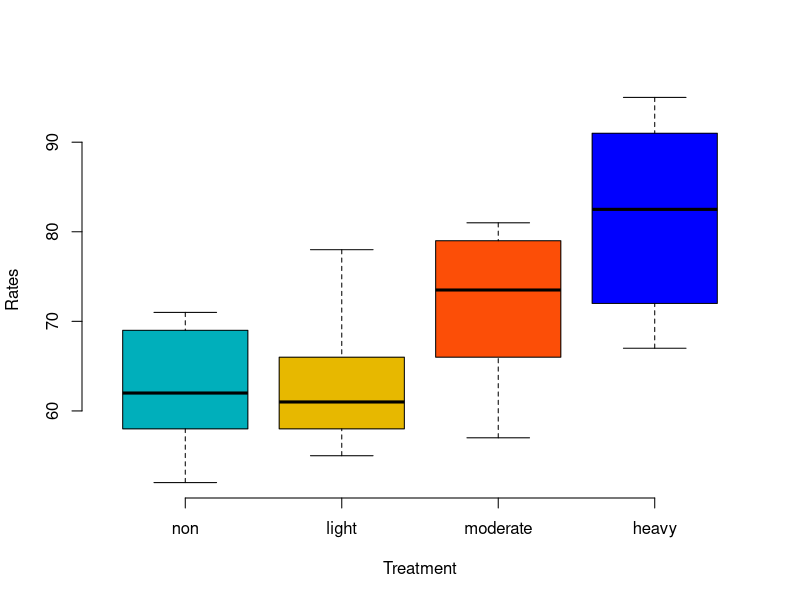
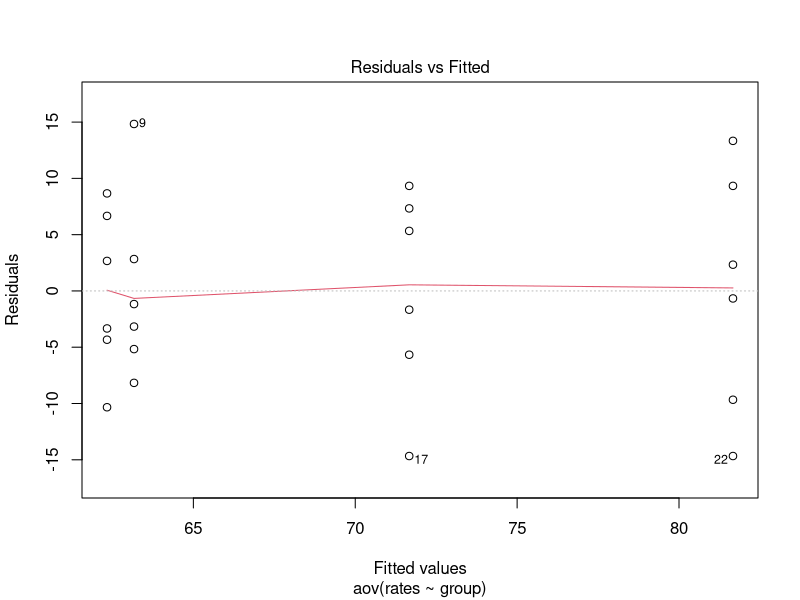
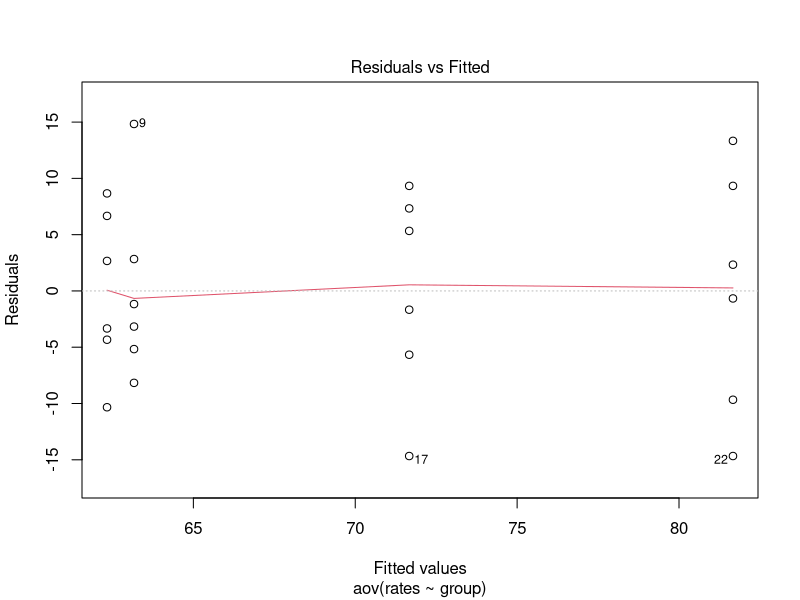
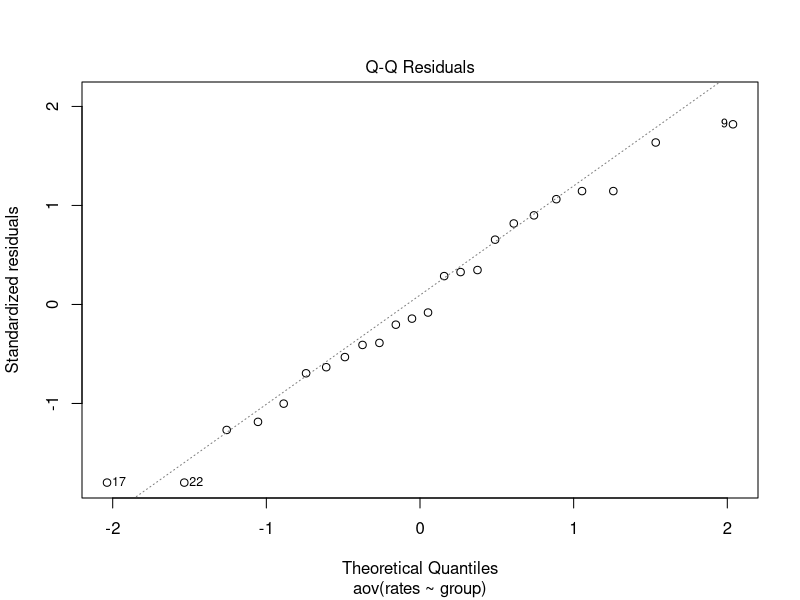
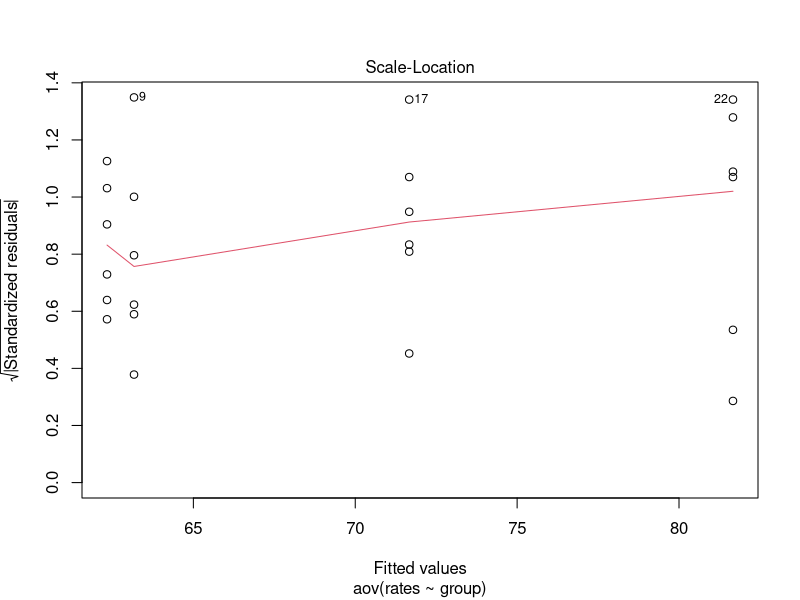
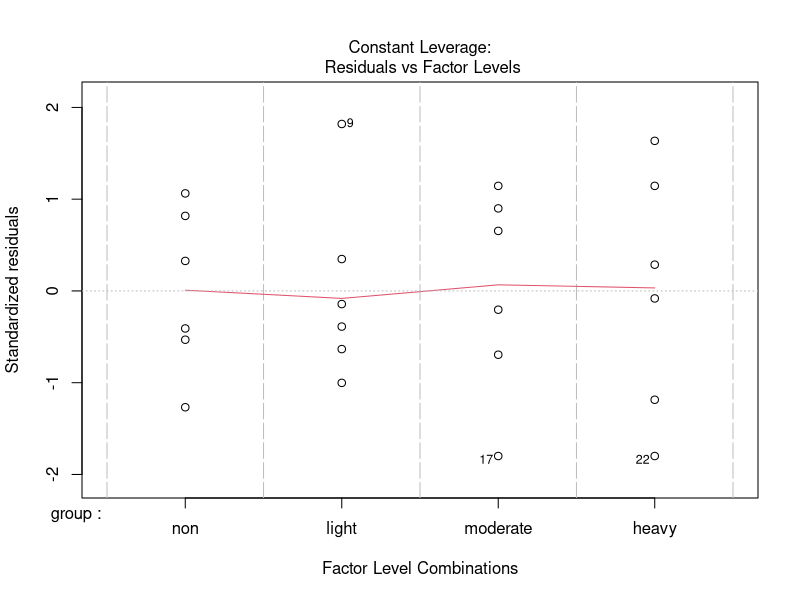
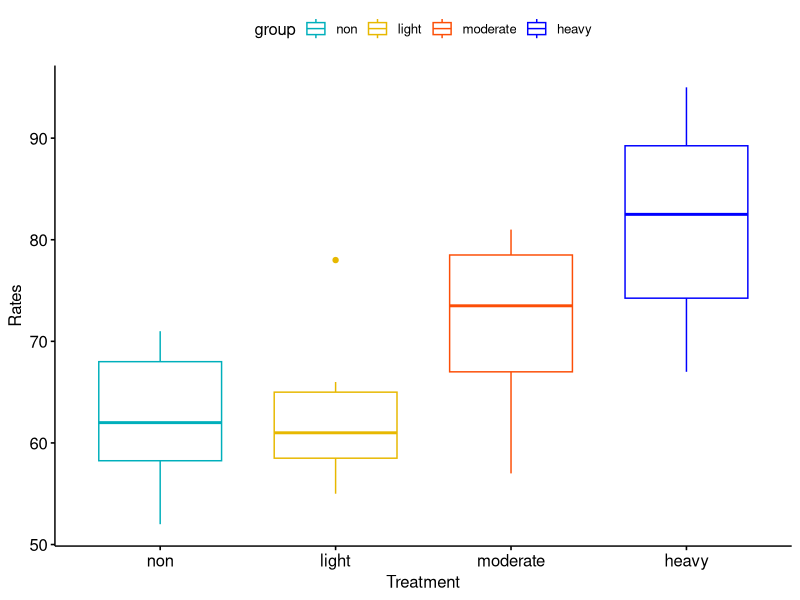
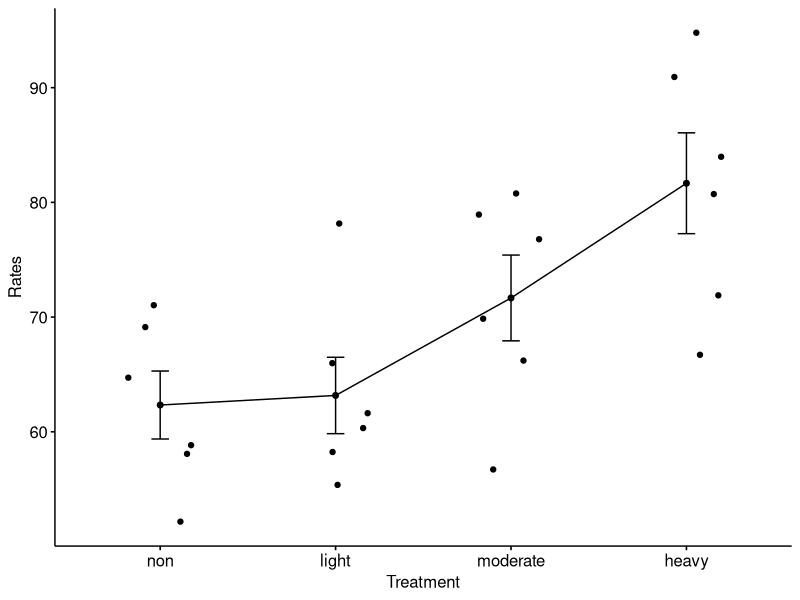

Reproduce these figures in R, in order.
#! /usr/bin/Rscript
setwd("/home/lechen/Dropbox/Teaching/svn_teaching/2020_Spring_Math362/lectures/Codes")


Input <- c("
non light moderate heavy
69  55  66  91
52  60  81  72
71  78  70  81
58  58  77  67
59  62  57  95
65  66  79  84
")
Data = read.table(textConnection(Input),
                  header=TRUE)
Data


Input <-c("
rates group
69  non 
52  non
71  non
58  non
59  non
65  non
55  light 
60  light
78  light
58  light
62  light
66  light
66  moderate 
81  moderate
70  moderate
77  moderate
57  moderate
79  moderate
91  heavy 
72  heavy
81  heavy
67  heavy
95  heavy
84  heavy
")
Data = read.table(textConnection(Input),
                  header=TRUE)
Data

# Check the levels 
levels(Data$group)
# Order the groups
Data$group <- ordered(Data$group, levels = c("non", "light","moderate", "heavy"))
levels(Data$group)

# Compute summary statistics by groups 
# including count, mean, sd:
library(dplyr) # a grammar of data manipulation
group_by(Data, group) %>%
  summarise(
    count = n(),
    mean = mean(rates, na.rm = TRUE),
    sd = sd(rates, na.rm = TRUE)
  )


# Box plots
# ++++++++++++++++++++
# Plot rates by group and color by group
library(ggpubr)
png("Case_12-2-1-ggboxplot.png")
ggboxplot(Data, x = "group", y = "rates", 
          color = "group", palette = c("#00AFBB", "#E7B800", "#FC4E07", "blue"),
          order = c("non", "light", "moderate","heavy"),
          ylab = "Rates", xlab = "Treatment")
dev.off()

# Mean plots
# ++++++++++++++++++++
# Plot rates by group
# Add error bars: mean_se
# (other values include: mean_sd, mean_ci, median_iqr, ....)
png("Case_12-2-1-ggline.png")
ggline(Data, x = "group", y = "rates", 
       add = c("mean_se", "jitter"), 
       order =  c("non", "light", "moderate","heavy"),
       ylab = "Rates", xlab = "Treatment")
dev.off()

# Box plot
boxplot(rates ~ group, data = Data,
        xlab = "Treatment", ylab = "Rates",
        frame = FALSE, col = c("#00AFBB", "#E7B800", "#FC4E07","blue"))
# # plotmeans
# library("gplots")
# plotmeans(weight ~ group, data = Data, frame = FALSE,
#           xlab = "Treatment", ylab = "Weight",
#           main="Mean Plot with 95% CI") 

# Compute one-way ANOVA test
res.aov <- aov(rates ~ group, data = Data)
# Summary of the analysis
summary(res.aov)

# Tukey multiple pairwise-comparisons
# 
# As the ANOVA test is significant, we can compute Tukey HSD 
# (Tukey Honest Significant Differences, R function: TukeyHSD()) 
# for performing multiple pairwise-comparison between the means of groups
TukeyResult = TukeyHSD(res.aov)
names(TukeyResult$group)
TukeyResult$group
a <- round(TukeyResult$group,2)


# Or one may use multcomp package or multiple comparisons
library(multcomp)
summary(glht(res.aov, linfct = mcp(group = "Tukey")))

# Check ANOVA assumptions: test validity?
png("Case_12-2-1-diagnostic_plots.png")
# diagnostic plots
layout(matrix(c(1,2),1,2)) # optional 1x2 graphs/page
plot(res.aov,c(1,2))
dev.off()

png("Case_12-2-1-diagnostic_plots1.png")
plot(res.aov,1)
dev.off()
png("Case_12-2-1-diagnostic_plots2.png")
plot(res.aov,2)
dev.off()


# 1. Homogeneity of variances
plot(res.aov, 1)
# 2. Normality
plot(res.aov)

# Use Levene’s test to gest homogeneity of variances
library(car)
leveneTest(rates ~ group, data = Data)

# Extract the residuals
aov_residuals <- residuals(object = res.aov )
# Run Shapiro-Wilk test
shapiro.test(x = aov_residuals )
  
# Non-parametric alternative to one-way ANOVA test
# a non-parametric alternative to one-way ANOVA 
# is Kruskal-Wallis rank sum test, which can be 
# used when ANNOVA assumptions are not met.
kruskal.test(rates ~ group, data = Data)
